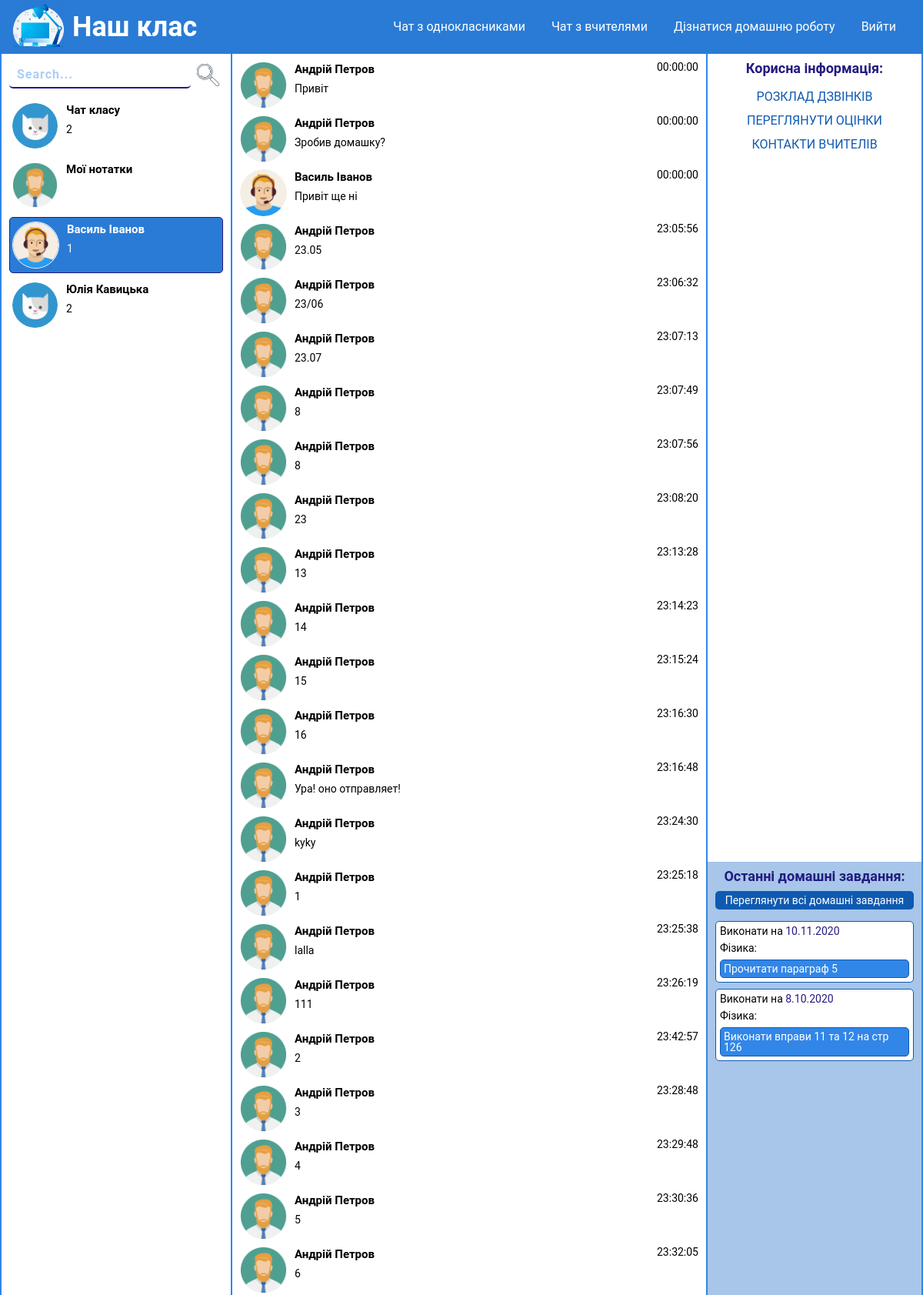
The page /pages/child-chat.php?chat_id=3 (signed in, upper part) on the database its author committed.
### tables this page shows
CREATE TABLE `contacts` (
  `id` int(11) NOT NULL,
  `name` varchar(255) NOT NULL,
  `user_status` int(20) NOT NULL,
  `image` varchar(255) NOT NULL,
  `phone` varchar(255) NOT NULL,
  `about` text NOT NULL,
  `login` varchar(255) NOT NULL,
  `password` varchar(255) NOT NULL,
  `last_message` text NOT NULL,
  `time` time NOT NULL DEFAULT current_timestamp(),
  `subject` varchar(100) NOT NULL
);

CREATE TABLE `messages` (
  `id` int(11) NOT NULL,
  `sender_id` int(11) NOT NULL,
  `recipient_id` int(11) NOT NULL,
  `message` text NOT NULL,
  `time` time NOT NULL DEFAULT current_timestamp()
);

CREATE TABLE `homework` (
  `id` int(10) NOT NULL,
  `subject` int(10) NOT NULL,
  `day` varchar(20) NOT NULL,
  `homework` text NOT NULL
);

### modules/message-block.php (the view)
<ul>
	<?php
	include $_SERVER['DOCUMENT_ROOT'] . "/configs/db.php";
		if(isset($_GET["chat_id"]) || isset($recipient)){
			if(isset($_COOKIE["student"])){
				$user = $_COOKIE["student"];
			}else{
				$user = $_COOKIE["teacher"];
			}
			if(isset($recipientUserId)){
				$recipient = $recipientUserId;
			}else if(isset($_GET["chat_id"])){
				$recipient = $_GET["chat_id"];
			}
			if((isset($_GET["chat_id"]) && $_GET["chat_id"] == 1) || (isset($recipient) && $recipient == 1)){
				$chatSql = "SELECT * FROM messages WHERE recipient_id = 1";
			}else{
				$chatSql = "SELECT * FROM messages WHERE sender_id = " . $user . " AND recipient_id = " . $recipient .
			" OR sender_id = " . $recipient . " AND recipient_id = " . $user;
			}
			$chatResult = $connect -> query($chatSql);
			$chatQuantity = mysqli_num_rows($chatResult);
			if($chatQuantity > 0){
				while($message = mysqli_fetch_assoc($chatResult)){
					$avatarSql = "SELECT * FROM contacts WHERE id = " . $message["sender_id"];
					$avatatResult = $connect -> query($avatarSql);
					$findUser = mysqli_fetch_assoc($avatatResult);
					?>
						<li>
							<a class="avatar" href="<?php if(stristr($_SERVER['REQUEST_URI'],  '/pages/teacher-chat.php')){ echo "/pages/teacher-chat.php?user_id=" . $findUser["id"];  }else{ echo "/pages/child-chat.php?user_id=" . $findUser["id"]; } ?>">
								<img src="<?php if($findUser["image"] == ""){ echo "/images/not-find.png"; }else{ echo $findUser["image"]; }  ?>" alt="user">
							</a>
							<div id="infos-chat">
								<h2><?php echo $findUser["name"]  ?></h2>
								<p><?php echo $message["message"] ?></p>
							</div>
							<div class="time"><?php echo $message["time"] ?></div>
						</li>
					<?php
				}
			}else{
				echo "<h2 class=\"chose-contact\">Повідомлень немає.</h2>";
			}
		}else{
			echo "<h2 class=\"chose-contact\">Чат не обрано. Оберіть користувача зі списку чатів...</h2>";
		}
	?>
</ul>

### modules/chats-block.php
<ul id="replace">
<?php
	include $_SERVER['DOCUMENT_ROOT'] . "/configs/db.php";
	if(isset($_COOKIE["teacher"])){
		$findUser = $_COOKIE["teacher"];
		if(isset($chat) && $nameChat ==  'teacher'){
			$chatsSql = "SELECT * FROM contacts WHERE name LIKE '%" . $chat . "%' AND user_status=0";
		}else{
			$chatsSql = "SELECT * FROM contacts WHERE user_status = 0";
		}
	}else{
		$findUser = $_COOKIE["student"];
		if(isset($chat) && $nameChat ==  'child'){
			$chatsSql = "SELECT * FROM contacts WHERE name LIKE '%" . $chat . "%' AND user_status=0";
		}else if(isset($chat) && $nameChat ==  'student'){
			$chatsSql = "SELECT * FROM contacts WHERE name LIKE '%" . $chat . "%' AND user_status=1";
		}else if(stristr($_SERVER['REQUEST_URI'],  '/pages/child-chat.php')){
			$chatsSql = "SELECT * FROM contacts WHERE user_status = 0";
		}else if(stristr($_SERVER['REQUEST_URI'],  '/pages/teacher-chat.php')){
			$chatsSql = "SELECT * FROM contacts WHERE user_status = 1";
		}
	}
	$chatResult = mysqli_query($connect, $chatsSql);
	if(mysqli_num_rows($chatResult) != 0){
		while($user = mysqli_fetch_assoc($chatResult)){
			?>
			<li <?php if(isset($_GET["chat_id"]) && $_GET["chat_id"] == $user["id"]){ echo "class='active-chat'"; } ?>>
				<a class="avatar" href="<?php if(stristr($_SERVER['REQUEST_URI'],  '/pages/teacher-chat.php')){ echo "/pages/teacher-chat.php?user_id=" . $user["id"];  }else{ echo "/pages/child-chat.php?user_id=" . $user["id"]; } ?>">
					<img src="<?php if($user["image"] == ""){ echo "/images/not-find.png"; }else{ echo $user["image"]; }  ?>" alt="user">
				</a>
				<a id="infos-chat" href="<?php if(stristr($_SERVER['REQUEST_URI'],  '/pages/teacher-chat.php') || (isset($nameChat) && $nameChat ==  'teacher')){ echo "/pages/teacher-chat.php?chat_id=" . $user["id"];  }else{ echo "/pages/child-chat.php?chat_id=" . $user["id"]; } ?>">
					<h2><?php if($user["id"] == $findUser){ echo "Мої нотатки"; }else{ echo $user["name"]; }  ?></h2>
					<p><?php if($user["id"] == $findUser){ echo ""; }else{ echo $user["last_message"]; }  ?></p>
				</a>
			</li>
			<?php
		}
	}else{
		echo "<h2 class=\"chose-contact\">Пошук не дав результатів.</h2>";
	}
?>
</ul>

### modules/last-homework.php (shortened to what this page needs)
<?php
	include $_SERVER['DOCUMENT_ROOT'] . "/configs/db.php";
	$homeworkSql = "SELECT * FROM homework";
	$homeResult = $connect->query($homeworkSql);
	$quant = mysqli_num_rows($homeResult);
	if($quant < 5){
		while($homework = mysqli_fetch_assoc($homeResult)){
			$subjectSql = "SELECT * FROM contacts WHERE id=" . $homework["subject"];
			$teacherResult = mysqli_query($connect, $subjectSql);
			$teacher = mysqli_fetch_assoc($teacherResult);
?>
			<li class="home__item">
				<p>Виконати на <span><?php echo $homework["day"] ?></span></p>
				<p><?php echo $teacher["subject"] ?>:</p>
				<p><?php echo $homework["homework"] ?></p>
			</li>
<?php
		}
}
?>

### style/style.css (style rules this page uses)
* { padding: 0; margin: 0; border: 0; }
*, *:before, *:after { -moz-box-sizing: border-box; -webkit-box-sizing: border-box; box-sizing: border-box; }
html, body { height: 100%; width: 100%; font-size: 100%; line-height: 1; font-size: 14px; -ms-text-size-adjust: 100%; -moz-text-size-adjust: 100%; -webkit-text-size-adjust: 100%; }
a, a:visited { text-decoration: none; }
ul li { list-style: none; }
img { vertical-align: top; }
h1, h2, h3, h4, h5, h6 { font-size: inherit; font-weight: 400; }
body, input, input::placeholder, select, option { font-family: "Roboto", sans-serif; }

### style/chat.css (style rules this page uses)
body { background: url(../images/bg.jpg); }
#chat-list ul { display: -ms-flexbox; display: -webkit-flex; display: flex; flex-direction: column; }
#chat-list ul li { display: -ms-flexbox; display: -webkit-flex; display: flex; max-height: 75px; margin: 3px 0px; padding: 5px 3px; border-radius: 5px; min-height: 70px; }
#chat-list ul li .avatar { flex: 0 0 60px; border-radius: 50%; overflow: hidden; border: 1px solid #fff; min-height: 61px; min-width: 61px; }
#chat-list ul li .avatar img { display: block; width: 100%; height: auto; }
#chat-list ul li #infos-chat { flex-grow: 1; }
#infos-chat { padding: 3px 10px; flex-grow: 1; }
#infos-chat h2 { font-weight: bold; margin: 0px 0px 10px 0px; font-size: 15px; }
#chat-list #infos-chat p { width: 125px; text-overflow: ellipsis; overflow: hidden; white-space: nowrap; }
#chat-list a { color: #000; }
.active-chat { background: #2a7bd6; color: #fff; border: 1px solid #231b80; }
.active-chat a { color: #fff; }
.active-chat h2, .active-chat p { color: #fff; }
#message-story .avatar { border-radius: 50%; overflow: hidden; width: 61px; height: 61px; float: left; margin: 0px 10px 0px 0px; }
#messages .avatar img { width: 100%; }
#message-story li { position: relative; padding: 10px; min-height: 70px; }
#message-story li #infos-chat p { width: 90%; }
#message-story .time { position: absolute; top: 10px; right: 10px; }
.home__item { background-color: #fff; border-radius: 5px; padding: 5px; border: 1px solid #0f5ab1; margin: 0px 0px 8px 0px; }
.home__item span { color: #231b80; }
.home__item p { margin: 0px 0px 8px 0px; }
.home__item p:last-child { margin: 0px 0px 0px 0px; padding: 4px; border: 1px solid #0f5ab1; border-radius: 5px; background-color: #3186e8; color: #fff; }

### rows shown on the page
contacts: name "Чат класу", last_message "2"
contacts: image (picture), shows "Мої нотатки"
contacts: image (picture), name "Василь Іванов", last_message "1"
contacts: name "Юлія Кавицька", last_message "2"
messages: contacts.image (picture), contacts.name "Андрій Петров", message "Привіт", time "00:00:00"
messages: contacts.image (picture), contacts.name "Андрій Петров", message "Зробив домашку?", time "00:00:00"
messages: contacts.image (picture), contacts.name "Василь Іванов", message "Привіт ще ні", time "00:00:00"
messages: contacts.image (picture), contacts.name "Андрій Петров", message "23.05", time "23:05:56"
messages: contacts.image (picture), contacts.name "Андрій Петров", message "23/06", time "23:06:32"
messages: contacts.image (picture), contacts.name "Андрій Петров", message "23.07", time "23:07:13"
messages: contacts.image (picture), contacts.name "Андрій Петров", message "8", time "23:07:49"
messages: contacts.image (picture), contacts.name "Андрій Петров", message "8", time "23:07:56"
messages: contacts.image (picture), contacts.name "Андрій Петров", message "23", time "23:08:20"
messages: contacts.image (picture), contacts.name "Андрій Петров", message "13", time "23:13:28"
messages: contacts.image (picture), contacts.name "Андрій Петров", message "14", time "23:14:23"
messages: contacts.image (picture), contacts.name "Андрій Петров", message "15", time "23:15:24"
messages: contacts.image (picture), contacts.name "Андрій Петров", message "16", time "23:16:30"
messages: contacts.image (picture), contacts.name "Андрій Петров", message "Ура! оно отправляет!", time "23:16:48"
messages: contacts.image (picture), contacts.name "Андрій Петров", message "kyky", time "23:24:30"
messages: contacts.image (picture), contacts.name "Андрій Петров", message "1", time "23:25:18"
messages: contacts.image (picture), contacts.name "Андрій Петров", message "lalla", time "23:25:38"
messages: contacts.image (picture), contacts.name "Андрій Петров", message "111", time "23:26:19"
messages: contacts.image (picture), contacts.name "Андрій Петров", message "2", time "23:42:57"
messages: contacts.image (picture), contacts.name "Андрій Петров", message "3", time "23:28:48"
messages: contacts.image (picture), contacts.name "Андрій Петров", message "4", time "23:29:48"
messages: contacts.image (picture), contacts.name "Андрій Петров", message "5", time "23:30:36"
messages: contacts.image (picture), contacts.name "Андрій Петров", message "6", time "23:32:05"
homework: day "10.11.2020", contacts.subject "Фізика", homework "Прочитати параграф 5"
homework: day "8.10.2020", contacts.subject "Фізика", homework "Виконати вправи 11 та 12 на стр 126"
